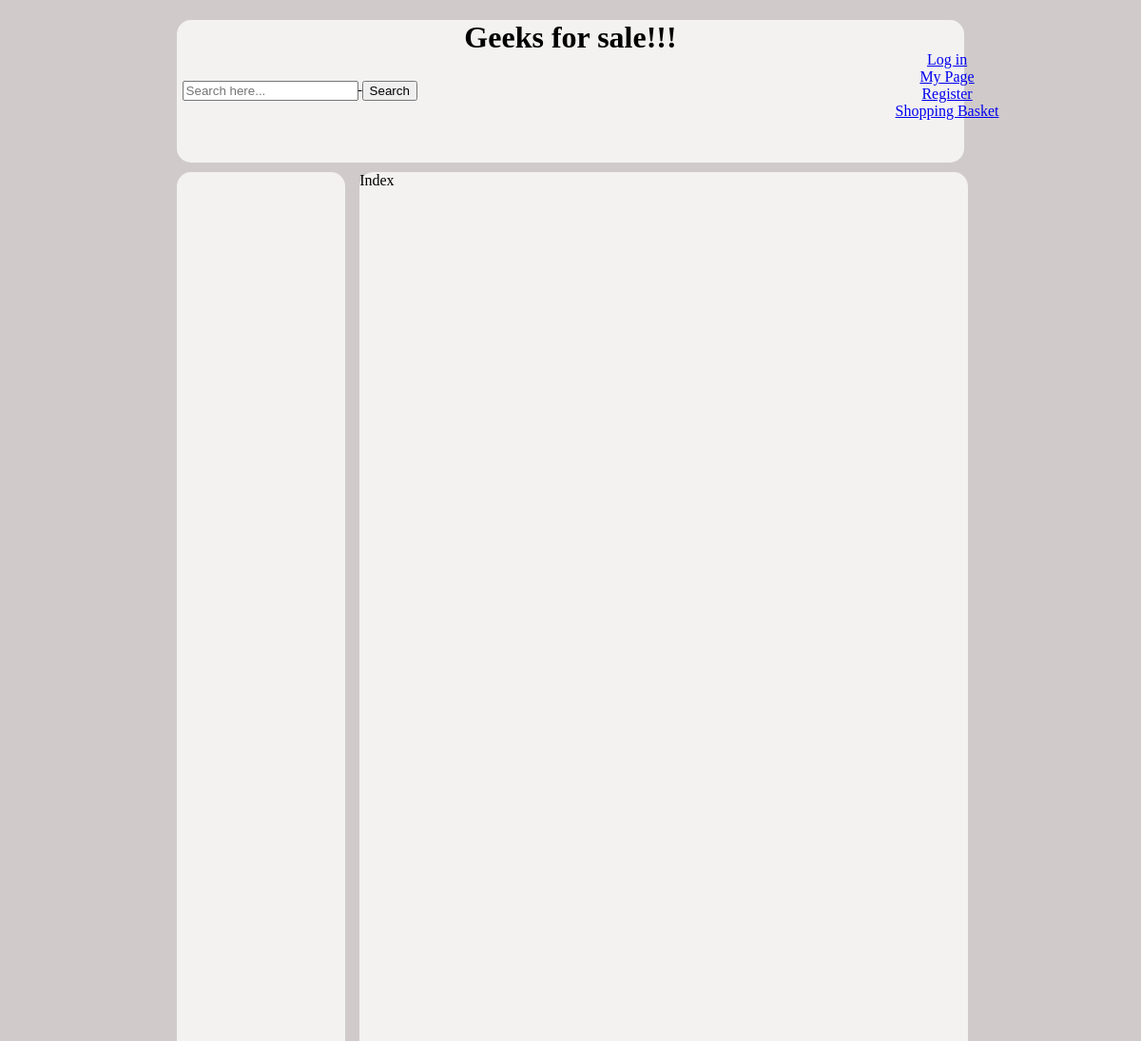
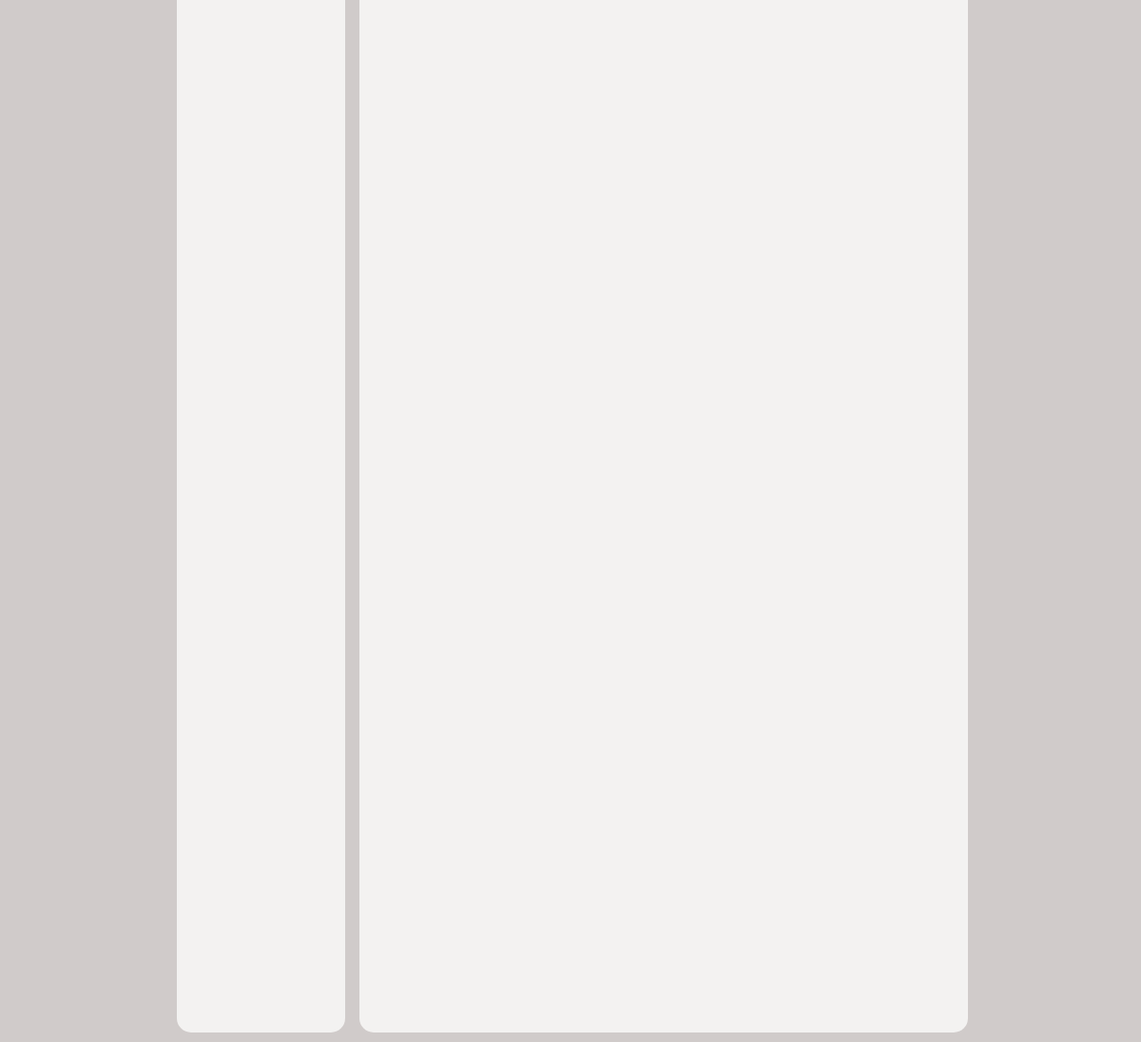
Before: / with the older database file (2 pictures, top to bottom).
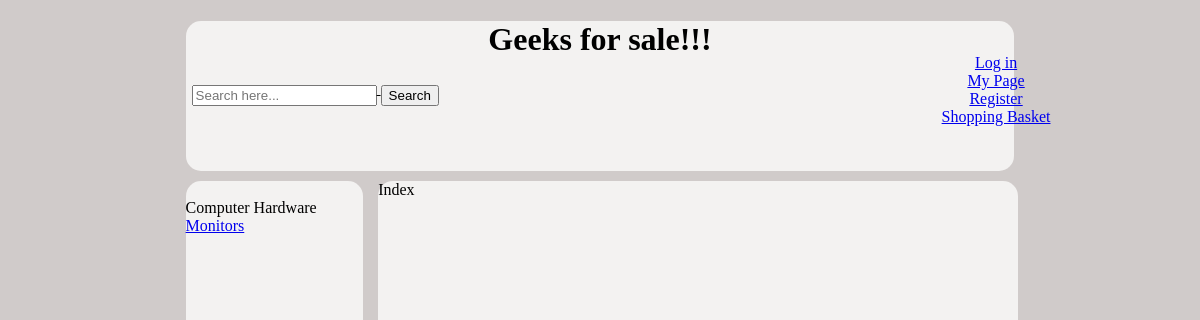
After: the same page with the newer database file.
### tables this page shows
CREATE TABLE IF NOT EXISTS `productcategory` (
  `id` int(10) unsigned NOT NULL AUTO_INCREMENT,
  `categoryName` text NOT NULL,
  PRIMARY KEY (`id`)
);

CREATE TABLE IF NOT EXISTS `subcategory` (
  `id` int(10) unsigned NOT NULL AUTO_INCREMENT,
  `name` text NOT NULL,
  `categoryid` int(11) NOT NULL,
  PRIMARY KEY (`id`),
  KEY `categoryid` (`categoryid`)
);

### menu.php (the view)
<?php
require_once "db.php";
 $sql = "Select * from productcategory";
 $sth = $db->prepare($sql);
 $sth->execute();
 $sth->setFetchMode(PDO::FETCH_ASSOC);
 echo "<br>";
 while($row = $sth->fetch()){
 	echo $row['categoryName'];
	$sql = "Select * from subcategory where categoryid = ".$row['id'];
	$sth = $db->prepare($sql);
	$sth->execute();
  	$sth->setFetchMode(PDO::FETCH_ASSOC);
	while($rows = $sth->fetch()){
		echo "<br>";
	    echo "<a href=\"productcategory.php?id=".$rows['id']."\">".$rows['name']."</a><br>";
	}
 }
?>

### index.php (shortened to what this page needs)
<!DOCTYPE HTML PUBLIC "-//W3C//DTD HTML 4.01//EN"
   "http://www.w3.org/TR/html4/strict.dtd">
<HTML>
   <HEAD>
      <link rel="stylesheet" type="text/css" href="StyleIndex.css"/>
   </HEAD>
   <BODY>
   	   <div id="header">
            <?php include("topmenu.php"); ?>
   	   	<h1>
               <?php
   			      echo "Geeks for sale!!!";
   		       ?>
            </h1>
			<s>
      	    <form class="form-wrapper cf">
                 <input type="text" placeholder="Search here..." required>
                 <button type="submit">Search</button>
      		</form>
			</s>
		</div>
	   <div id="menu">
         <?php
         require_once 'menu.php';
         ?>
	   </div>
      <div id="content">
         <?php
            echo "Index";
         ?>
      </div>
   </BODY>
</HTML>

### topmenu.php
<topMenu>
	<a href="login.php">Log in</a><br>
	<a href="mypage.php">My Page</a><br>
	<a href="register.php">Register</a><br>
	<a href="register.php">Shopping Basket</a><br>
</topMenu>

### StyleIndex.css (style rules this page uses)
body { background-color: #D0CBCA; }
#header { height: 150px; border-radius: 15px; background-color: #F3F2F1; margin-bottom: 10px; margin-left: 15%; margin-right: 15%; }
#menu { float: left; height: 2000px; border-radius: 15px; width: 15%; background-color: #F3F2F1; margin-bottom: 10px; margin-left: 15%; }
#content { float: left; height: 2000px; border-radius: 15px; width: 54%; background-color: #F3F2F1; margin-bottom: 10px; margin-left: 15px; }
h1 { text-align: center; color: #000000; }
s { position: absolute; margin-top: 5px; margin-left: 0.5%; text-align: left; }
topMenu { position: absolute; margin-left: 63%; margin-top: 33px; text-align: center; }

Changed rows visible on the page:
added productcategory: categoryName "Computer Hardware"
added subcategory: name "Monitors"
